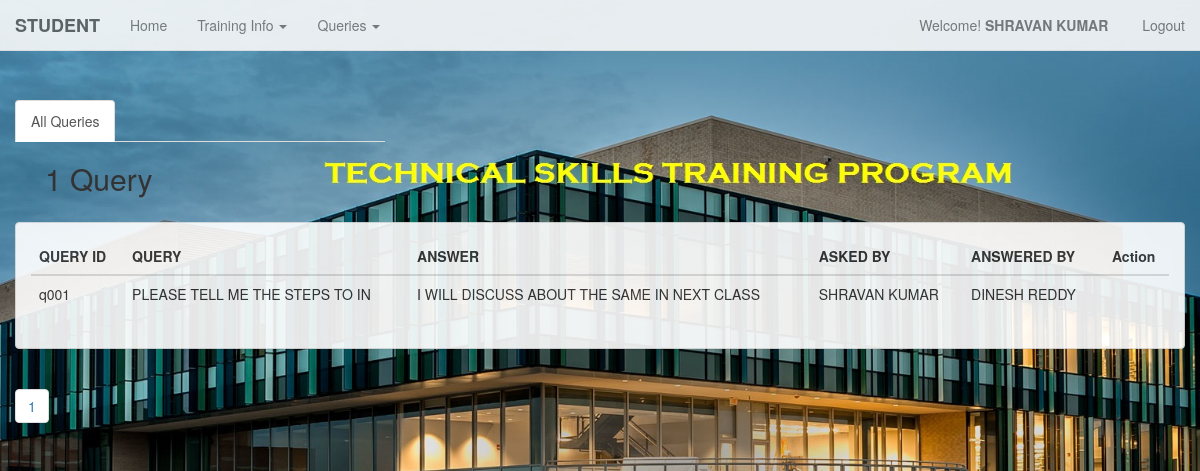
/TSTP/all_queries.php (signed in), run on the app's committed database.
### tables this page shows
CREATE TABLE IF NOT EXISTS `student` (
  `s_id` char(10) NOT NULL,
  `s_name` char(30) DEFAULT NULL,
  `s_email` char(30) DEFAULT NULL,
  `s_cellno` char(10) DEFAULT NULL,
  `s_gender` char(10) DEFAULT NULL,
  `s_address` char(50) DEFAULT NULL,
  `s_age` int(11) DEFAULT NULL,
  `ADDED_DATE` date DEFAULT NULL
);

CREATE TABLE IF NOT EXISTS `question` (
  `q_id` char(10) NOT NULL,
  `p_id` char(10) DEFAULT NULL,
  `s_id` char(10) DEFAULT NULL,
  `m_id` char(10) DEFAULT NULL,
  `q_query` char(30) DEFAULT NULL,
  `q_ans` char(100) DEFAULT NULL
);

CREATE TABLE IF NOT EXISTS `mentor` (
  `m_id` char(10) NOT NULL,
  `m_name` char(30) DEFAULT NULL,
  `m_email` char(30) DEFAULT NULL,
  `m_cellno` char(10) DEFAULT NULL,
  `m_gender` char(10) DEFAULT NULL,
  `m_salary` decimal(10,2) DEFAULT NULL
);

### TSTP/all_queries.php (the view, shortened to what this page needs)
<?php
	include ('menu_student.php');
?>
<div class="container-fluid">
				<div class = "row" style ="margin-top:50px">
					<div class = "col-md-4">
						<ul class="nav nav-tabs">
							<li role="presentation" class="active"><a href="students_list.php">All Queries</a></li>
						</ul>
					</div>
				</div>
	<div class="col-md-12">
			<div class = "col-md-10">
					<?php
											$endlimit = 10;
						  $welcome_view = "SELECT * FROM question";
						$welcome_viewed = mysql_query($welcome_view);
						$num_rows = mysql_num_rows($welcome_viewed);
								if($num_rows == 1){
								echo "<h2> $num_rows Query </h2>";
								}
								else
								echo "<h2> $num_rows Queries </h2>";
					?>
			</div>
	</div>
<div class="container-fluid" style="margin-top:80px;">
	<div class = "row">
		<div class="panel panel-default">
			<div class="panel-body">
				<div class="table-responsive">
					<?php
						$sql = "SELECT * FROM QUESTION ";
						$qry=mysql_query($sql);
					?>
					<table class="table table-hover">
						<thead>
							<tr>
							    <th>QUERY ID</th>
								<th>QUERY</th>
								<th>ANSWER</th>
								<th>ASKED BY</th>
								<th>ANSWERED BY</th>
								<th colspan=3 style="text-align:center">Action</th>
							</tr>
						</thead>
						<?php
						while($rec=mysql_fetch_array($qry))
						{
						?>
						<tbody>
							<tr>
									<td>
										<?php echo $rec['q_id'] ?>
									</td>
									<td>
										<?php echo $rec['q_query'] ?>
									</td>
									<td>
										<?php echo $rec['q_ans'] ?>
									</td>
									<td>
										<?php
										$s_id = $rec['s_id'];
										$sql1 = "select * from student where s_id = '$s_id'";
							           $qry1=mysql_query($sql1);
							           $rec1=mysql_fetch_array($qry1);
										echo $rec1['s_name'] ?>
									</td>
									<td>
										<?php
										$m_id = $rec['m_id'];
										$sql1 = "select * from mentor where m_id = '$m_id'";
							           $qry1=mysql_query($sql1);
							           $rec1=mysql_fetch_array($qry1);
										echo $rec1['m_name'] ?>
									</td>
									<td>
										<a href='query_view.php?id=<?php echo $rec['q_id']?>' data-toggle="tooltip" data-placement="top" title="View"><span class="glyphicon glyphicon-list-alt" style="font-size:20px; color:red"></span></a>
									</td>
									<td>
										<a href='edit_query.php?id=<?php echo $rec['q_id']?>'data-toggle="tooltip" data-placement="top" title="Edit Information"><span class="glyphicon glyphicon-edit" style="font-size:20px; color:green"></span></a>
									</td>
					<?php
						}
					?>
							</tr>
						</tbody>
					</table>
				</div>
			</div>
		</div>
	</div>
</div>
<?php
		$num_rows = mysql_num_rows($welcome_viewed);
		$total_pages = ceil($num_rows / $endlimit);
				for($i=1; $i<=$total_pages; $i++ )
					{
						 echo"<ul class='pagination '> <li>&nbsp<a href = 'students_list.php?page=".$i."'>".$i."</a></li></ul>";
					}
?>
</div>

### TSTP/menu_student.php (shortened to what this page needs)
<!DOCTYPE html>
<html lang="en">
  <head>
	<link href="bootstrap.min.css" rel="stylesheet">
  </head>
<body>
<div class="container-fluid">
	<?php
		$id=$_SESSION['s_id'];
		$result=mysql_query("select * from student where s_id ='$id'")or die(mysql_error);
		$row=mysql_fetch_array($result);
		$FirstName=$row['s_name'];
	?>
				<nav class="navbar navbar-default navbar-fixed-top" role="navigation">
				  <div class="container-fluid">
					<div class="navbar-header">
					  <strong><a class="navbar-brand" href="#">STUDENT</a></strong>
					</div>
					<div class="collapse navbar-collapse" id="bs-example-navbar-collapse-1">
					<ul class="nav navbar-nav">
						<li><a href="admin_student.php?id=<?php echo $row['s_id'];?>">Home</a></li>
						<li class="dropdown">
							<a href="#" class="dropdown-toggle" data-toggle="dropdown"> Training Info <span class="caret"></span></a>
						</li>
						<li class="dropdown">
							<a href="#" class="dropdown-toggle" data-toggle="dropdown"> Queries <span class="caret"></span></a>
						</li>
					</ul>
					<ul class="nav navbar-nav navbar-right">
						<p class="navbar-text">Welcome! <strong><?php echo " ".$FirstName."&nbsp"; ?></strong></p>
							<li><p class="navbar-text"><a href="student_logout.php" class="navbar-link" title="Log Out">Logout</a></p></li>
					</ul>
					</div>
				  </div>
				</nav>
	</div>
  </body>
</html>

### TSTP/menu_student.php (style rules this page uses)
body { margin-top: 50px; margin-bottom: 50px; background: url('russ-logo.jpg') no-repeat center center fixed; -webkit-background-size: cover; -moz-background-size: cover; -o-background-size: cover; background-size: cover; }
.navbar-default { opacity: .9; }
.panel-default { opacity: .9; }

### data on the page
student: s_name "SHRAVAN KUMAR"
question: q_id "q001", q_query "PLEASE TELL ME THE STEPS TO IN", q_ans "I WILL DISCUSS ABOUT THE SAME IN NEXT CLASS", s.s_name "SHRAVAN KUMAR", m.m_name "DINESH REDDY"

### other printed values
$num_rows "1"
